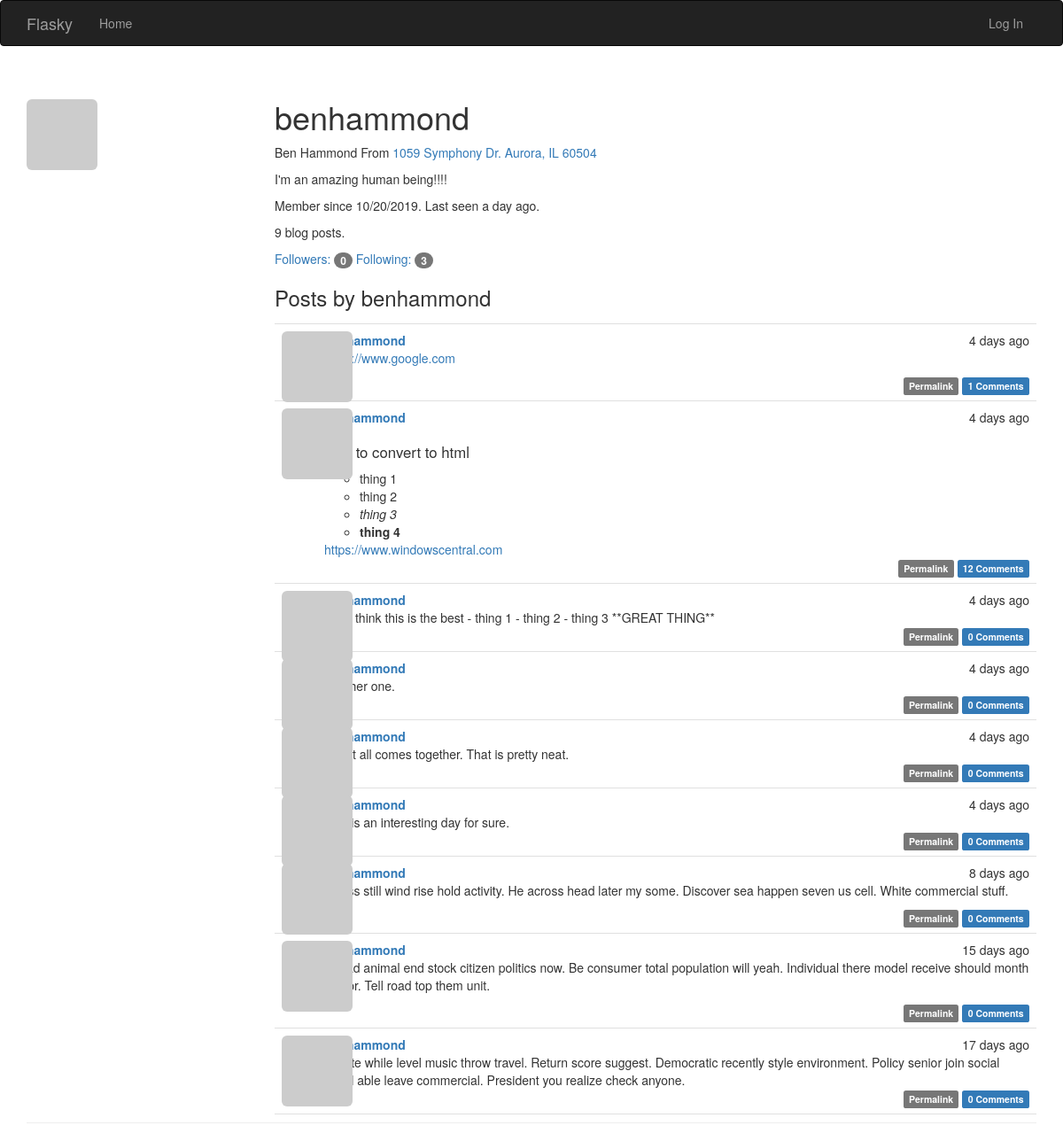
Page /user/benhammond on the earlier database version.
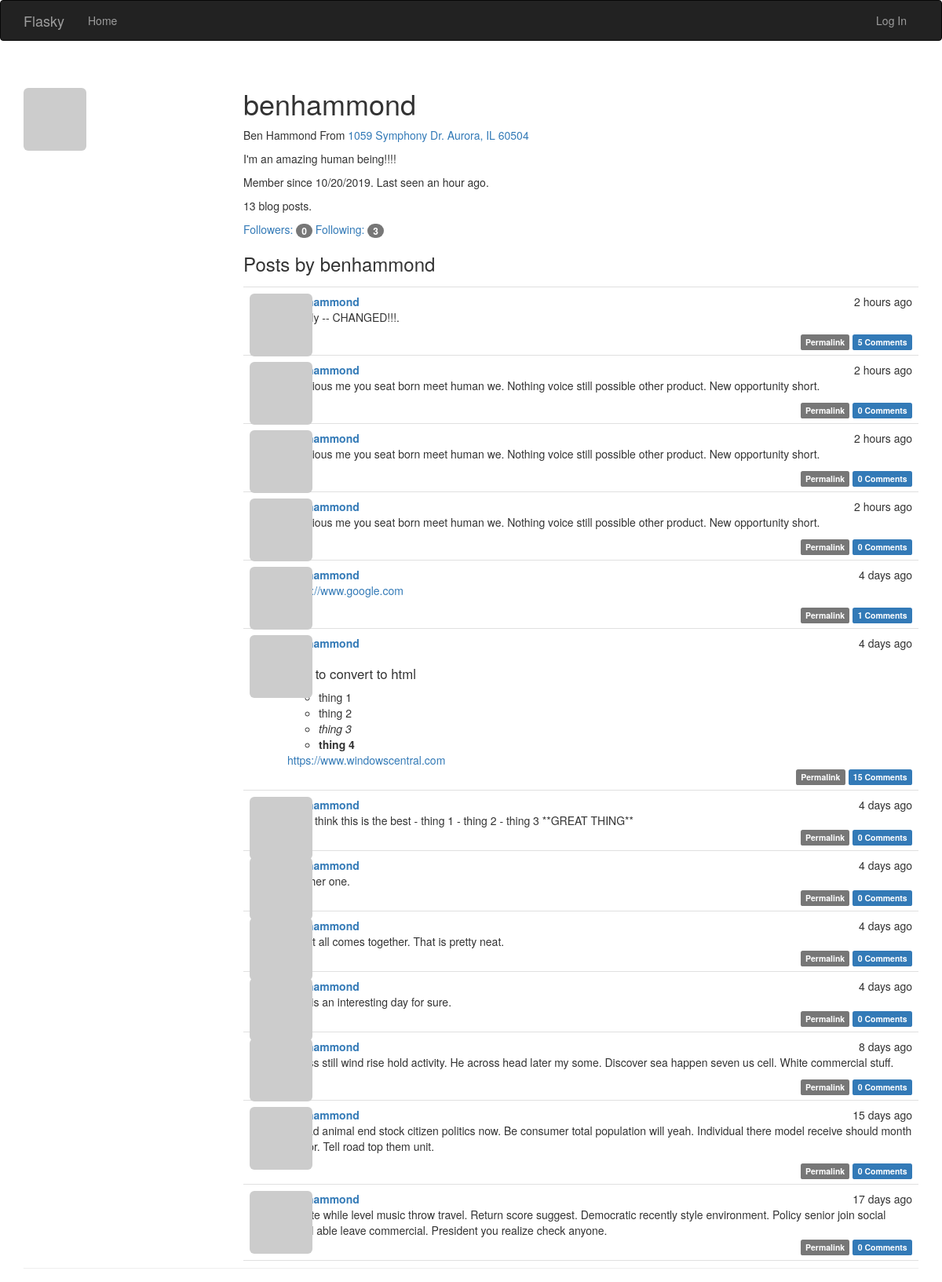
Same page on the later database version.
### app/models.py (models this page shows, shortened)
class User(UserMixin, db.Model):
    __tablename__ = 'users'
    id = db.Column(db.Integer, primary_key=True)
    email = db.Column(db.String(64), unique=True, index=True)
    username = db.Column(db.String(64), unique=True, index=True)
    role_id = db.Column(db.Integer, db.ForeignKey('roles.id'))
    password_hash = db.Column(db.String(128))
    confirmed = db.Column(db.Boolean, default=False)
    name = db.Column(db.String(64))
    location = db.Column(db.String(64))
    about_me = db.Column(db.Text())
    member_since = db.Column(db.DateTime(), default=datetime.utcnow)
    last_seen = db.Column(db.DateTime(), default=datetime.utcnow)
    avatar_hash = db.Column(db.String(32))
    posts = db.relationship('Post', backref='author', lazy='dynamic')
    followed = db.relationship('Follow',
                               foreign_keys=[Follow.follower_id],
                               backref=db.backref('follower', lazy='joined'),
                               lazy='dynamic',
                               cascade='all, delete-orphan')
    followers = db.relationship('Follow',
                                foreign_keys=[Follow.followed_id],
                                backref=db.backref('followed', lazy='joined'),
                                lazy='dynamic',
                                cascade='all, delete-orphan')
    comments = db.relationship('Comment', backref='author', lazy='dynamic')
    @property
    def password(self):
        raise AttributeError('password is not a readable attribute')
    def gravatar_hash(self):
        return hashlib.md5(self.email.lower().encode('utf-8')).hexdigest()
    def gravatar(self, size=100, default='identicon', rating='g'):
        if request.is_secure:
            url = 'https://secure.gravatar.com/avatar'
        else:
            url = 'http://secure.gravatar.com/avatar'
        hash= self.avatar_hash or self.gravatar_hash()
        return '{url}/{hash}?s={size}&d={default}&r={rating}'.format(
                url=url, hash=hash, size=size, default=default, rating=rating)

class Post(db.Model):
    __tablename__ = 'posts'
    id = db.Column(db.Integer, primary_key=True)
    body = db.Column(db.Text)
    timestamp = db.Column(db.DateTime, index=True, default=datetime.utcnow)
    author_id = db.Column(db.Integer, db.ForeignKey('users.id'))
    body_html = db.Column(db.Text)
    comments = db.relationship('Comment', backref='post', lazy='dynamic')

### app/main/views.py (the view)
@main.route('/user/<username>')
def user(username):
    user = User.query.filter_by(username=username).first_or_404()
    posts = user.posts.order_by(Post.timestamp.desc()).all()
    return render_template('user.html', user=user, posts=posts)

### app/auth/views.py (called while the page is built)
@auth.before_app_request
def before_request():
    if current_user.is_authenticated:
        current_user.ping()
        if not current_user.confirmed \
                and request.endpoint \
                and request.blueprint != 'auth' \
                and request.endpoint != 'static':
            return redirect(url_for('auth.unconfirmed'))

### app/main/__init__.py (called while the page is built)
@main.app_context_processor
def inject_permissions():
    return dict(Permission=Permission)

### app/models.py (called while the page is built)
    def can(self, permissions):
        return False

    def is_administrator(self):
        return False

### app/templates/user.html (shortened to what this page needs)
{% extends "base.html" %}
{% import "_macros.html" as macros %}
{% block page_content %}
<div class="page-header">
    <img class="img-rounded profile-thumbnail" src="{{ user.gravatar(size=256) }}">
    <div class="profile-header">
        <h1>{{ user.username }}</h1>
        {% if user.name or user.location %}
        <p>
            {% if user.name %}{{ user.name }}{% endif %}
            {% if user.location %}
                From <a href="http://maps.google.com/?q={{ user.location }}">
                    {{ user.location }}</a>
            {% endif %}
        </p>
        {% endif %}
        {% if user.about_me %}<p>{{ user.about_me }}</p>{% endif %}
        <p>Member since {{ moment(user.member_since).format('L') }}. Last seen {{ moment(user.last_seen).fromNow() }}.</p>
        <p>{{ user.posts.count() }} blog posts.</p>
        <p>
            <a href="{{ url_for('.followers', username=user.username) }}">
                Followers: <span class="badge">{{ user.followers.count() - 1 }}</span>
            </a>
            <a href="{{ url_for('.followed_by', username=user.username) }}">
                Following: <span class="badge">{{ user.followed.count() - 1 }}</span>
            </a>
        </p>
        <h3>Posts by {{ user.username }}</h3>
        {% include '_posts.html' %}
    </div>
</div>
{% endblock %}

### app/templates/base.html (shortened to what this page needs)
{% extends "bootstrap/base.html" %}
{% block head %}
{{ super() }}
<link rel="stylesheet" type="text/css" href="{{ url_for('static', filename='styles.css') }}">
{% endblock %}
{% block navbar %}
<div class="navbar navbar-inverse" role="navigation">
    <div class="container">
        <div class="navbar-header">
            <a class="navbar-brand" href="{{ url_for('main.index') }}">Flasky</a>
        </div>
        <div class="navbar-collapse collapse">
            <ul class="nav navbar-nav">
                <li><a href="{{ url_for('main.index') }}">Home</a></li>
            </ul>
            <ul class="nav navbar-nav navbar-right">
                {% if current_user.is_authenticated %}
                <li class="dropdown">
                    <a href="#" class="dropdown-toggle" data-toggle="dropdown">
                        <img src="{{ current_user.gravatar(size=18) }}">
                        Account <b class="caret"></b>
                    </a>
                    <ul class="dropdown-menu">
                        <li><a href="{{ url_for('auth.change_password') }}">Change Password</a></li>
                        <li><a href="{{ url_for('auth.change_email_request') }}">Change Email</a></li>
                        <li><a href="{{ url_for('auth.logout') }}">Log Out</a></li>
                    </ul>
                </li>
                {% else %}
                <li><a href="{{ url_for('auth.login') }}">Log In</a></li>
                {% endif %}
            </ul>
        </div>
    </div>
</div>
{% endblock %}
{% block content %}
<div class="container">
    {% block page_content %}{% endblock %}
</div>
{% endblock %}

### app/templates/_posts.html (shortened to what this page needs)
<ul class="posts">
    {% for post in posts %}
        <li class="post">
            <div class="profile-thumbnail">
                <a href="{{ url_for('.user', username=post.author.username) }}">
                    <img class="img-rounded profile-thumbnail" src="{{ post.author.gravatar(size=40) }}">
                </a>
            </div>
            <div class="post-content">
                <div class="post-date">{{ moment(post.timestamp).fromNow() }}</div>
                <div class="post-author"><a href="{{ url_for('.user', username=post.author.username) }}">{{ post.author.username }}</a></div>
                <div class="post-body">
                    {% if post.body_html %}
                        {{ post.body_html | safe }}
                    {% else %}
                        {{ post.body }}
                    {% endif %}
                </div>
                <div class="post-footer">
                    <a href="{{ url_for('.post', id=post.id) }}">
                        <span class="label label-default">Permalink</span>
                    </a>
                    <a href="{{ url_for('.post', id=post.id) }}#comments">
                        <span class="label label-primary">{{ post.comments.count() }} Comments</span>
                    </a>
                </div>
            </div>
        </li>
    {% endfor %}
</ul>

### app/static/styles.css (style rules this page uses)
.profile-thumbnail { position: absolute; }
.profile-header { min-height: 260px; margin-left: 280px; }
ul.posts { list-style-type: none; padding: 0px; margin: 16px 0px 0px 0px; border-top: 1px solid #e0e0e0; }
ul.posts li.post { padding: 8px; border-bottom: 1px solid #e0e0e0; }
div.post-date { float: right; }
div.post-author { font-weight: bold; }
div.post-content { margin-left: 48px; min-height: 48px; }
div.post-footer { text-align: right; }
.post-body h3 { font-size: 120%; }

Differences in the rows shown:
changed User "benhammond": last_seen "a day ago" → "an hour ago"
added Post: timestamp "2 hours ago", author.username "benhammond", body_html "Finally -- CHANGED!!!.", comments.count "5"
added Post: timestamp "2 hours ago", author.username "benhammond", body_html "Religious me you seat born meet human we. Nothing voice still possible other product. New opportunity short.", comments.count "0"
added Post: timestamp "2 hours ago", author.username "benhammond", body_html "Religious me you seat born meet human we. Nothing voice still possible other product. New opportunity short.", comments.count "0"
added Post: timestamp "2 hours ago", author.username "benhammond", body_html "Religious me you seat born meet human we. Nothing voice still possible other product. New opportunity short.", comments.count "0"
computed for Post (number 6 of 13 on the later page): comments.count "12" → "15"
Other differences:
{{ user.posts.count() }}: "9" → "13"
